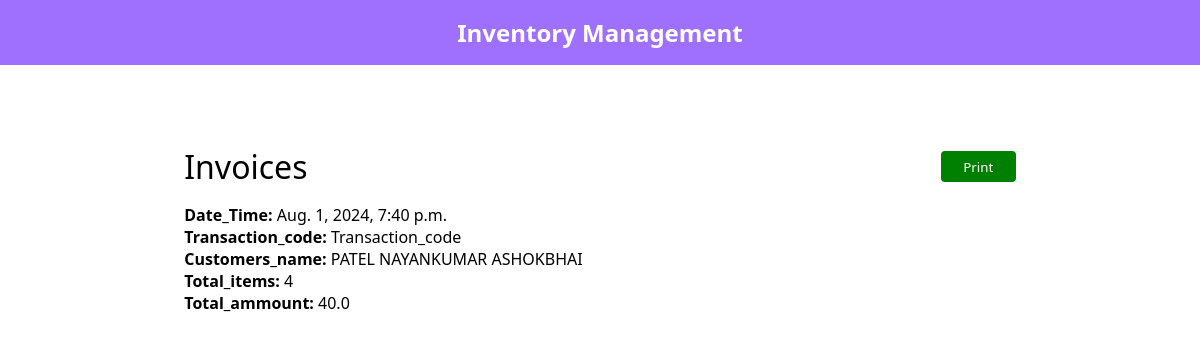
/Invoices_details/4/, run on the app's committed database.
### items/models.py (models this page shows, shortened)
class Salse_customers(models.Model):
    Date_Time = models.DateTimeField(auto_now=True, auto_now_add=False)
    Transaction_code = models.CharField(max_length=20)
    Customers_name = models.CharField(max_length=50)
    Total_items = models.IntegerField()
    Total_ammount = models.FloatField()
    product_bil_data = models.TextField()

### items/views.py (the view)
# urls.py: path("Invoices_details/<int:i_id>/", views.Invoices_details, name='Invoices_details'),
def Invoices_details(request, i_id):
    active_invoices = "active"
    s = Salse_customers.objects.get(pk = i_id)
    context = {"active_invoices":active_invoices, "salse_details":s}
    return render(request, 'items/invoices_details.html', context)

### Templates/items/invoices_details.html (shortened to what this page needs)
{% extends "base.html" %}
{% load static %}
{% block head %}
<link rel="stylesheet" href="{% static 'css/style.css' %}">
{% endblock head %}
{% block body %}
<div class="cont" id="priantable">
    <div class="flexbox">
        <h1 class="heading">Invoices</h1>
        <button class="editbtn" onclick="printbill()"style='padding:0.4rem 1.4rem;'>Print</button>
    </div>
    <div>
        <b>Date_Time:</b> {{salse_details.Date_Time}}<br>
        <b>Transaction_code:</b> {{salse_details.Transaction_code}}<br>
        <b>Customers_name:</b> {{salse_details.Customers_name}}<br>
        <b>Total_items:</b> {{salse_details.Total_items}}<br>
        <b>Total_ammount:</b> {{salse_details.Total_ammount}}<br>
    </div>
</div>
{% endblock body %}

### static/css/navbar.css (style rules this page uses)
* { box-sizing: border-box; padding: 0; margin: 0; font-family: 'Segoe UI', Tahoma, Geneva, Verdana, sans-serif; }

### static/css/style.css (style rules this page uses)
.cont { max-width: 22cm; margin: auto; padding: 4rem 0; }
.flexbox { display: flex; flex-direction: row; flex-wrap: nowrap; justify-content: space-between; align-items: center; }
.heading { font-weight: 300; margin: 1rem 0; }
.editbtn { background-color: green; color:white; border: 0; padding: 0.3rem; border-radius: 4px; }

### data on the page
Salse_customers: Date_Time "Aug. 1, 2024, 7:40 p.m.", Transaction_code "Transaction_code", Customers_name "PATEL NAYANKUMAR ASHOKBHAI", Total_items "4", Total_ammount "40.0"
